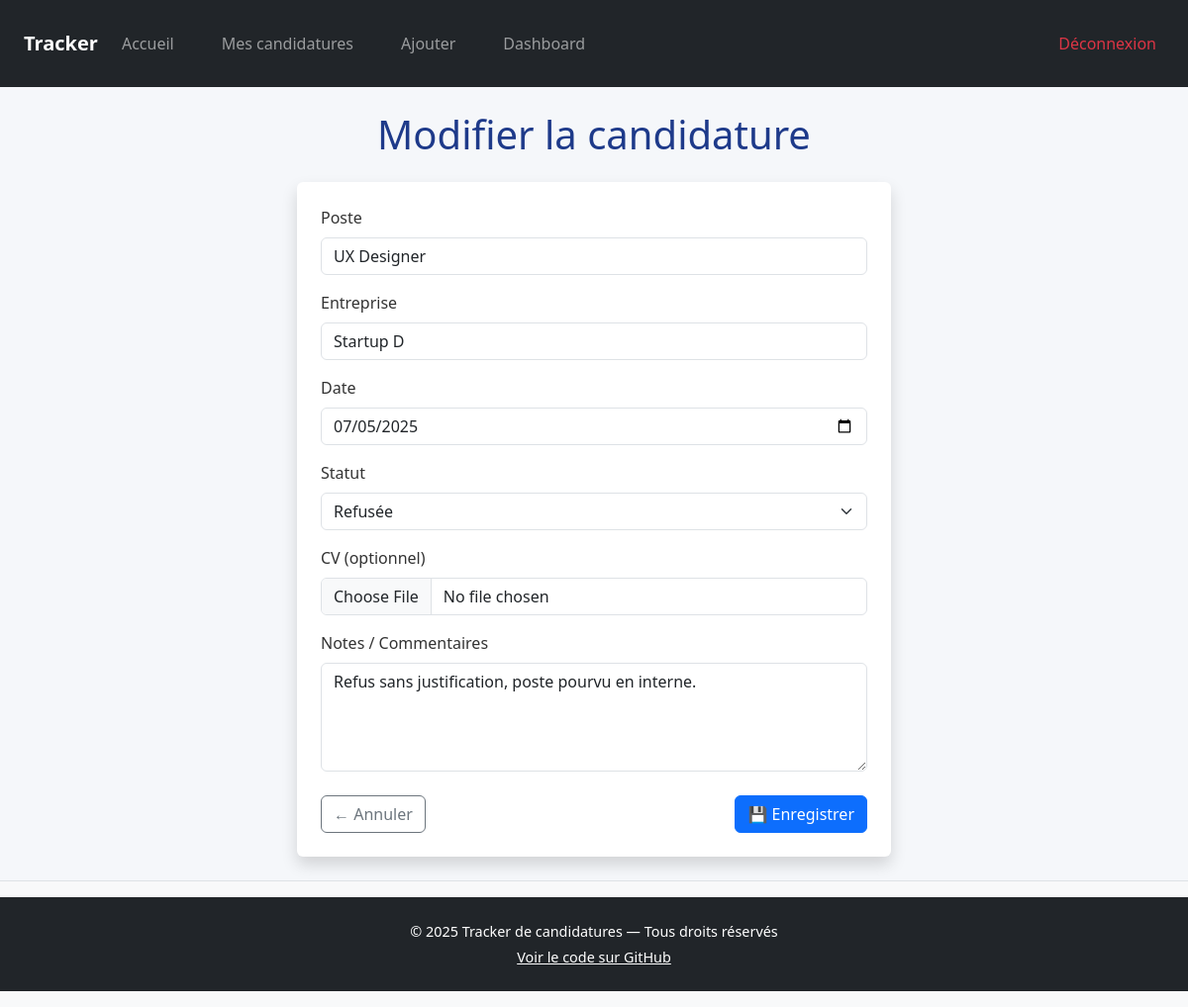
The page /public/index.php?page=modifier&id=4 (signed in) on the database its author committed.
### tables this page shows
CREATE TABLE IF NOT EXISTS `candidatures` (
  `id` int NOT NULL AUTO_INCREMENT,
  `poste` varchar(100) NOT NULL,
  `entreprise` varchar(100) NOT NULL,
  `date` date NOT NULL,
  `statut` varchar(50) NOT NULL,
  `cv` varchar(255) DEFAULT NULL,
  `notes` text NOT NULL,
  `user_id` int NOT NULL,
  PRIMARY KEY (`id`),
  KEY `USER_ID` (`user_id`)
);

### src/Controller/applicationcontroller.php (called while the page is built, shortened)
<?php
require_once __DIR__ . '/../Model/candidature.php';
class ApplicationController
{
    public function modifierCandidature()
    {
        $id = $_GET['id'] ?? null;
        $candidature = Candidature::findById($id);
        include __DIR__ . '/../View/layout.php';
    }
}

### src/Model/candidature.php (called while the page is built, shortened)
<?php
class Candidature
{
    public function __construct($id, $poste, $entreprise, $date, $statut = 'En attente', $cv = null, $notes = '')
    {
        $this->id = $id;
        $this->poste = $poste;
        $this->entreprise = $entreprise;
        $this->date = $date;
        $this->statut = $statut;
        $this->notes = $notes;
    }
    public static function findById($id): ?Candidature
    {
        $pdo = Database::getConnection();
        $stmt = $pdo->prepare("SELECT * FROM candidatures WHERE id = ?");
        $stmt->execute([$id]);
        $row = $stmt->fetch(PDO::FETCH_ASSOC);
        if ($row) {
            return new Candidature(
                $row['id'],
                $row['poste'],
                $row['entreprise'],
                $row['date'],
                $row['statut'] ?? 'En attente',
                $row['cv'] ?? null,
                $row['notes'] ?? ''
            );
        }
        return null;
    }
}

### src/view/edit_candidature.php (the view, shortened to what this page needs)
<h1 class="text-center mb-4">Modifier la candidature</h1>
<?php if (!empty($candidature)) : ?>
  <form
    method="post"
    action="?page=enregistrer_modification&id=<?= $candidature->id ?>"
    enctype="multipart/form-data"
    class="mx-auto p-4 bg-white rounded shadow"
    style="max-width: 600px;"
  >
    <div class="mb-3">
      <label for="poste" class="form-label">Poste</label>
      <input
        type="text"
        class="form-control"
        id="poste"
        name="poste"
        value="<?= htmlspecialchars($candidature->poste) ?>"
        required
      >
    </div>
    <div class="mb-3">
      <label for="entreprise" class="form-label">Entreprise</label>
      <input
        type="text"
        class="form-control"
        id="entreprise"
        name="entreprise"
        value="<?= htmlspecialchars($candidature->entreprise) ?>"
        required
      >
    </div>
    <div class="mb-3">
      <label for="date" class="form-label">Date</label>
      <input
        type="date"
        class="form-control"
        id="date"
        name="date"
        value="<?= htmlspecialchars($candidature->date) ?>"
        required
      >
    </div>
    <div class="mb-3">
      <label for="statut" class="form-label">Statut</label>
      <select name="statut" id="statut" class="form-select" required>
        <?php
          $statuts = ['En attente', 'Entretien', 'Refusée', 'Acceptée', 'Relancée'];
          foreach ($statuts as $statutOption) {
              $selected = ($candidature->statut === $statutOption) ? 'selected' : '';
              echo "<option value=\"$statutOption\" $selected>$statutOption</option>";
          }
        ?>
      </select>
    </div>
    <div class="mb-3">
      <label for="cv" class="form-label">CV (optionnel)</label>
      <input
        type="file"
        name="cv"
        id="cv"
        accept=".pdf,.doc,.docx"
        class="form-control"
      >
    </div>
    <div class="mb-3">
      <label for="notes" class="form-label">Notes / Commentaires</label>
      <textarea
        name="notes"
        id="notes"
        class="form-control"
        rows="4"
      ><?= htmlspecialchars($candidature->notes ?? '') ?></textarea>
    </div>
    <div class="d-flex justify-content-between align-items-center mt-4">
      <a href="?page=candidatures" class="btn btn-outline-secondary">← Annuler</a>
      <button type="submit" class="btn btn-primary">💾 Enregistrer</button>
    </div>
  </form>
<?php else : ?>
  <p class="alert alert-warning text-center mt-4">Candidature introuvable.</p>
<?php endif; ?>

### public/css/style.css (style rules this page uses)
body { font-family: "Segoe UI", Tahoma, Geneva, Verdana, sans-serif; background-color: #f5f7fa; color: #333; padding-bottom: 50px; }
html, body { height: 100%; }
body { display: flex; flex-direction: column; }
h1, h2 { color: #1e3a8a; }

### rows shown on the page
candidatures: poste "UX Designer", entreprise "Startup D", date "07/05/2025", notes "Refus sans justification, poste pourvu en interne."

### other values the page prints
form field statut "Refusée"
